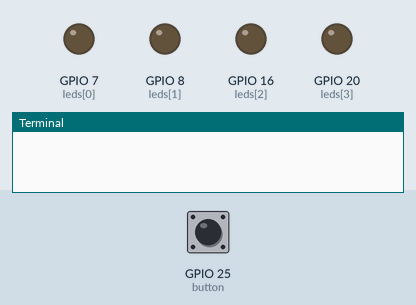
Simulated run of this program. Board: Raspberry Pi (BCM pin numbers). On the bench: output pins drawn as LEDs (lit = HIGH), the last lines printed to the terminal. Inputs (shaded band) come from the test bench; at power-on: GPIO 25 (button) HIGH.

Above: at 1.2 s.
1.3 s: GPIO 25 (button) pulled LOW for 0.15 s
At 1.7 s:
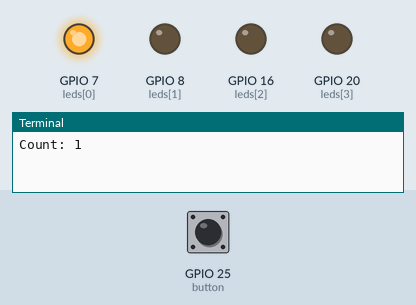
2.9 s: GPIO 25 (button) pulled LOW for 1 s
At 4.1 s:
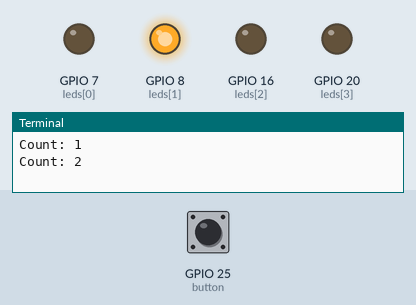
5.4 s: GPIO 25 (button) pulled LOW for 0.15 s
At 6.0 s:
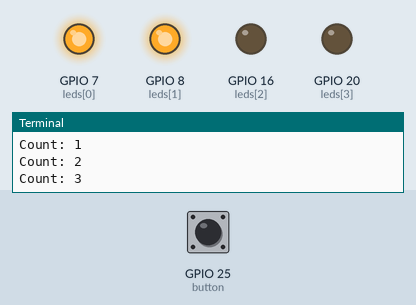
7.0 s: GPIO 25 (button) pulled LOW for 3.2 s
At 7.3 s:
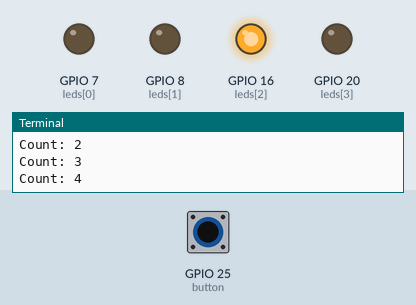
11.7 s: GPIO 25 (button) pulled LOW for 0.15 s
At 12.1 s:
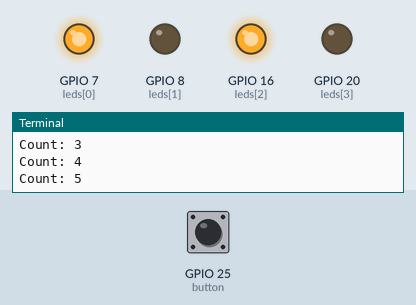
13.3 s: GPIO 25 (button) pulled LOW for 1 s
At 14.5 s:
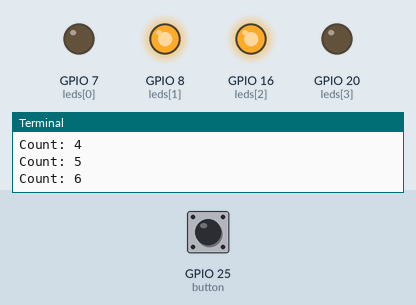
Timing chart, 0 to 16.3 s (numbered marks = the images above; inputs shaded):
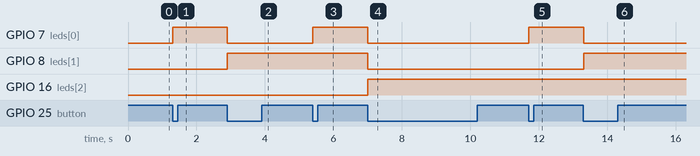

The program:

mission2_Counter_leds.py
```python
#!/usr/bin/python3

from gpiozero import LED, Button
from time import sleep

button = Button(25)
leds = [LED(pin) for pin in [7, 8, 16, 20]]  # LSB부터

prev = 1
count = 0

def update_leds(val):
    for i in range(4):
        bit = (val >> i) & 1
        if bit:
            leds[i].on()
        else:
            leds[i].off()

while True:
    curr = button.is_pressed
    if curr and not prev:
        count = (count + 1) % 16
        print(f"Count: {count}")
        update_leds(count)
    prev = curr
    sleep(0.05)
```

Measured:
- after the input at 1.3 s, GPIO 7 (leds[0]): LOW → HIGH at once
- after the input at 2.9 s, GPIO 7 (leds[0]): HIGH → LOW at once; GPIO 8 (leds[1]): LOW → HIGH at once
- after the input at 5.4 s, GPIO 7 (leds[0]): LOW → HIGH at once
- after the input at 7.0 s, GPIO 7 (leds[0]), GPIO 8 (leds[1]): HIGH → LOW at once; GPIO 16 (leds[2]): LOW → HIGH at once
- after the input at 11.7 s, GPIO 7 (leds[0]): LOW → HIGH at once
- after the input at 13.3 s, GPIO 7 (leds[0]): HIGH → LOW at once; GPIO 8 (leds[1]): LOW → HIGH at once
